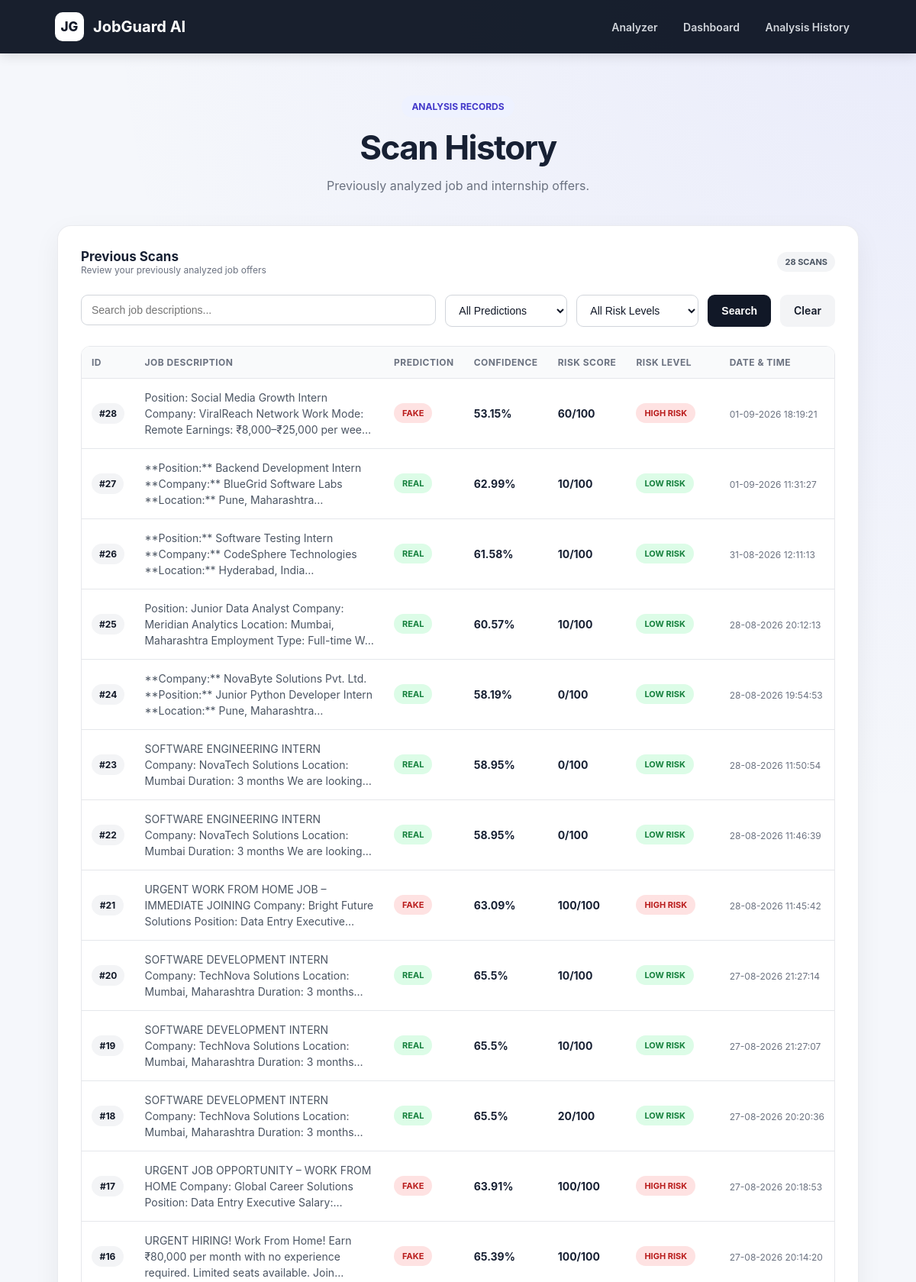
The app's page /history (upper part) with its own data.
### tables this page shows
CREATE TABLE scans (
            id INTEGER PRIMARY KEY AUTOINCREMENT,
            job_description TEXT NOT NULL,
            prediction TEXT NOT NULL,
            confidence REAL NOT NULL,
            risk_score INTEGER NOT NULL,
            risk_level TEXT NOT NULL,
            scan_time TEXT NOT NULL
        , red_flags TEXT);

### app.py (the view)
@app.route("/history")
def history():
    search_text = request.args.get(
        "search",
        ""
    )
    prediction_filter = request.args.get(
        "prediction",
        "ALL"
    ).upper()
    risk_filter = request.args.get(
        "risk",
        "ALL"
    ).upper()
    if prediction_filter not in [
        "ALL",
        "REAL",
        "FAKE"
    ]:
        prediction_filter = "ALL"
    if risk_filter not in [
        "ALL",
        "LOW RISK",
        "MEDIUM RISK",
        "HIGH RISK"
    ]:
        risk_filter = "ALL"
    scans = get_history(
        search_text,
        prediction_filter,
        risk_filter
    )
    return render_template(
        "history.html",
        scans=scans,
        search_text=search_text,
        prediction_filter=prediction_filter,
        risk_filter=risk_filter
    )

### app.py (called while the page is built, shortened)
def get_history(
    search_text="",
    prediction_filter="ALL",
    risk_filter="ALL"
):
    conn = sqlite3.connect(DATABASE)
    conn.row_factory = sqlite3.Row
    cursor = conn.cursor()
    query = """
        SELECT *
        FROM scans
        WHERE 1 = 1
    """
    parameters = []
    query += """
        ORDER BY id DESC
    """
    cursor.execute(
        query,
        parameters
    )
    scans = cursor.fetchall()
    conn.close()
    return scans

### templates/history.html (shortened to what this page needs)
<!DOCTYPE html>
<html lang="en">
<head>
    <link rel="stylesheet"
          href="{{ url_for('static', filename='style.css') }}">
</head>
<body>
<nav class="navbar">
    <div class="brand">
        <div class="brand-icon">
            JG
        </div>
        <div class="brand-name">
            JobGuard AI
        </div>
    </div>
    <div class="nav-links">
        <a href="/" class="nav-link">
            Analyzer
        </a>
        <a href="/dashboard" class="nav-link">
            Dashboard
        </a>
        <a href="/history" class="nav-link">
            Analysis History
        </a>
    </div>
</nav>
<main class="container">
    <section class="header">
        <div class="badge">
            ANALYSIS RECORDS
        </div>
        <h1>
            Scan History
        </h1>
        <p>
            Previously analyzed job and internship offers.
        </p>
    </section>
    <div class="card history-card">
        {% if scans %}
        <div class="history-top">
            <div>
                <div class="input-title">
                    Previous Scans
                </div>
                <div class="input-hint">
                    Review your previously analyzed job offers
                </div>
            </div>
            <div class="result-tag">
                {{ scans|length }} SCANS
            </div>
        </div>
        <form
            method="GET"
            action="{{ url_for('history') }}"
            class="history-controls"
        >
            <div class="history-search">
                <input
                    type="text"
                    name="search"
                    placeholder="Search job descriptions..."
                    value="{{ search_text }}"
                >
            </div>
            <div class="history-filter">
                <select name="prediction">
                    <option
                        value="ALL"
                        {% if prediction_filter == "ALL" %}
                            selected
                        {% endif %}
                    >
                        All Predictions
                    </option>
                </select>
            </div>
            <div class="history-filter">
                <select name="risk">
                    <option
                        value="ALL"
                        {% if risk_filter == "ALL" %}
                            selected
                        {% endif %}
                    >
                        All Risk Levels
                    </option>
                </select>
            </div>
            <button
                type="submit"
                class="history-button"
            >
                Search
            </button>
            <a
                href="{{ url_for('history') }}"
                class="clear-button"
            >
                Clear
            </a>
        </form>
        <div class="table-wrapper">
            <table>
                <thead>
                    <tr>
                        <th>ID</th>
                        <th>
                            Job Description
                        </th>
                        <th>
                            Prediction
                        </th>
                        <th>
                            Confidence
                        </th>
                        <th>
                            Risk Score
                        </th>
                        <th>
                            Risk Level
                        </th>
                        <th>
                            Date & Time
                        </th>
                    </tr>
                </thead>
                <tbody>
                {% for scan in scans %}
                <tr>
                    <td>
                        <a
                            href="{{ url_for('scan_details', scan_id=scan['id']) }}"
                            class="id-badge"
                            title="View scan details"
                        >
                            #{{ scan["id"] }}
                        </a>
                    </td>
                    <td>
                        <div class="history-description">
                            {{ scan["job_description"] }}
                        </div>
                    </td>
                    <td>
                        <span
                            class="prediction-badge"
                            data-prediction="{{ scan['prediction']|lower }}"
                        >
                            {{ scan["prediction"].upper() }}
                        </span>
                    </td>
                    <td>
                        <strong>
                            {{ scan["confidence"] }}%
                        </strong>
                    </td>
                    <td>
                        <strong>
                            {{ scan["risk_score"] }}/100
                        </strong>
                    </td>
                    <td>
                        <span
                            class="risk-badge"
                            data-risk="{{ scan['risk_level']|lower }}"
                        >
                            {{ scan["risk_level"] }}
                        </span>
                    </td>
                    <td>
                        <span class="date-text">
                            {{ scan["scan_time"] }}
                        </span>
                    </td>
                </tr>
                {% endfor %}
                </tbody>
            </table>
        </div>
        {% endif %}
    </div>
</main>
</body>
</html>

### static/style.css (style rules this page uses)
* { box-sizing: border-box; margin: 0; padding: 0; }
:root { --background: #f5f7fb; --card: #ffffff; --text: #172033; --muted: #6b7280; --border: #e5e7eb; --primary: #111827; --primary-hover: #1f2937; --green: #16a34a; --green-bg: #dcfce7; --orange: #d97706; --orange-bg: #fef3c7; --red: #dc2626; --red-bg: #fee2e2; }
body { min-height: 100vh; background: radial-gradient( circle at top right, rgba(99, 102, 241, 0.08), transparent 30% ), var(--background); color: var(--text); font-family: Inter, Arial, sans-serif; }
.navbar { height: 70px; padding: 0 6%; background: rgba(17, 24, 39, 0.97); color: white; display: flex; align-items: center; justify-content: space-between; box-shadow: 0 3px 15px rgba(0, 0, 0, 0.12); }
.brand { display: flex; align-items: center; gap: 12px; }
.brand-icon { width: 38px; height: 38px; border-radius: 10px; background: white; color: #111827; display: flex; align-items: center; justify-content: center; font-weight: 800; font-size: 17px; }
.brand-name { font-size: 20px; font-weight: 750; }
.nav-link { color: #d1d5db; text-decoration: none; font-size: 14px; font-weight: 600; padding: 9px 15px; border-radius: 8px; transition: 0.2s; }
.container { width: min(1050px, 92%); margin: 0 auto; padding: 55px 0; }
.header { text-align: center; margin-bottom: 38px; }
.badge { display: inline-block; padding: 7px 13px; background: #eef2ff; color: #4338ca; border-radius: 30px; font-size: 12px; font-weight: 700; margin-bottom: 15px; }
.header h1 { font-size: clamp(30px, 5vw, 44px); line-height: 1.12; letter-spacing: -1.5px; margin-bottom: 13px; }
.header p { color: var(--muted); font-size: 16px; line-height: 1.6; }
.card { background: var(--card); border: 1px solid rgba(229, 231, 235, 0.8); border-radius: 18px; padding: 30px; box-shadow: 0 12px 35px rgba(15, 23, 42, 0.06); margin-bottom: 25px; }
.input-title { font-size: 17px; font-weight: 750; }
.input-hint { color: var(--muted); font-size: 12px; }
.result-tag { font-size: 11px; font-weight: 700; padding: 6px 10px; background: #f3f4f6; color: #4b5563; border-radius: 20px; }
.history-card { overflow: hidden; }
.history-top { display: flex; align-items: center; justify-content: space-between; margin-bottom: 22px; }
.table-wrapper { width: 100%; overflow-x: auto; border: 1px solid var(--border); border-radius: 12px; }
table { width: 100%; min-width: 950px; border-collapse: collapse; background: white; }
th { padding: 14px 15px; background: #111827; color: white; text-align: left; font-size: 11px; text-transform: uppercase; letter-spacing: 0.5px; white-space: nowrap; }
td { padding: 15px; border-bottom: 1px solid var(--border); vertical-align: middle; font-size: 13px; }
.history-description { max-width: 350px; line-height: 1.5; color: #4b5563; display: -webkit-box; -webkit-line-clamp: 3; line-clamp: 3; -webkit-box-orient: vertical; overflow: hidden; }
.id-badge { display: inline-block; padding: 5px 8px; background: #f3f4f6; color: #4b5563; border-radius: 6px; font-size: 11px; font-weight: 700; }
.prediction-badge { display: inline-block; padding: 6px 10px; border-radius: 20px; font-size: 10px; font-weight: 800; white-space: nowrap; background: #f3f4f6; color: #374151; }
.prediction-badge[data-prediction="real"] { background: var(--green-bg); color: var(--green); }
.prediction-badge[data-prediction="fake"] { background: var(--red-bg); color: var(--red); }
.risk-badge { display: inline-block; padding: 6px 10px; border-radius: 20px; font-size: 10px; font-weight: 800; white-space: nowrap; background: #f3f4f6; color: #374151; }
.risk-badge[data-risk="low risk"] { background: var(--green-bg); color: var(--green); }
.risk-badge[data-risk="high risk"] { background: var(--red-bg); color: var(--red); }
.date-text { color: #6b7280; white-space: nowrap; font-size: 12px; }

### records on screen
scans: id "28", job_description "Position: Social Media Growth Intern Company: ViralReach Network Work Mode: Remote Earnings: ₹8,000–₹25,000 per…", prediction "FAKE", confidence "53.15", risk_score "60", risk_level "HIGH RISK", scan_time "01-09-2026 18:19:21"
scans: id "27", job_description "**Position:** Backend Development Intern **Company:** BlueGrid Software Labs **Location:** Pune,…", prediction "REAL", confidence "62.99", risk_score "10", risk_level "LOW RISK", scan_time "01-09-2026 11:31:27"
scans: id "26", job_description "**Position:** Software Testing Intern **Company:** CodeSphere Technologies **Location:** Hyderabad,…", prediction "REAL", confidence "61.58", risk_score "10", risk_level "LOW RISK", scan_time "31-08-2026 12:11:13"
scans: id "25", job_description "Position: Junior Data Analyst Company: Meridian Analytics Location: Mumbai, Maharashtra Employment Type: Full-time…", prediction "REAL", confidence "60.57", risk_score "10", risk_level "LOW RISK", scan_time "28-08-2026 20:12:13"
scans: id "24", job_description "**Company:** NovaByte Solutions Pvt. Ltd. **Position:** Junior Python Developer Intern **Location:** Pune,…", prediction "REAL", confidence "58.19", risk_score "0", risk_level "LOW RISK", scan_time "28-08-2026 19:54:53"
scans: id "23", job_description "SOFTWARE ENGINEERING INTERN Company: NovaTech Solutions Location: Mumbai Duration: 3 months We are…", prediction "REAL", confidence "58.95", risk_score "0", risk_level "LOW RISK", scan_time "28-08-2026 11:50:54"
scans: id "22", job_description "SOFTWARE ENGINEERING INTERN Company: NovaTech Solutions Location: Mumbai Duration: 3 months We are…", prediction "REAL", confidence "58.95", risk_score "0", risk_level "LOW RISK", scan_time "28-08-2026 11:46:39"
scans: id "21", job_description "URGENT WORK FROM HOME JOB – IMMEDIATE JOINING Company: Bright Future Solutions Position: Data Entry…", prediction "FAKE", confidence "63.09", risk_score "100", risk_level "HIGH RISK", scan_time "28-08-2026 11:45:42"
scans: id "20", job_description "SOFTWARE DEVELOPMENT INTERN Company: TechNova Solutions Location: Mumbai, Maharashtra Duration: 3…", prediction "REAL", confidence "65.5", risk_score "10", risk_level "LOW RISK", scan_time "27-08-2026 21:27:14"
scans: id "19", job_description "SOFTWARE DEVELOPMENT INTERN Company: TechNova Solutions Location: Mumbai, Maharashtra Duration: 3…", prediction "REAL", confidence "65.5", risk_score "10", risk_level "LOW RISK", scan_time "27-08-2026 21:27:07"
scans: id "18", job_description "SOFTWARE DEVELOPMENT INTERN Company: TechNova Solutions Location: Mumbai, Maharashtra Duration: 3…", prediction "REAL", confidence "65.5", risk_score "20", risk_level "LOW RISK", scan_time "27-08-2026 20:20:36"
scans: id "17", job_description "URGENT JOB OPPORTUNITY – WORK FROM HOME Company: Global Career Solutions Position: Data Entry Executive…", prediction "FAKE", confidence "63.91", risk_score "100", risk_level "HIGH RISK", scan_time "27-08-2026 20:18:53"
scans: id "16", job_description "URGENT HIRING! Work From Home! Earn ₹80,000 per month with no experience required. Limited seats available.…", prediction "FAKE", confidence "65.39", risk_score "100", risk_level "HIGH RISK", scan_time "27-08-2026 20:14:20"

### other values on screen
{{ scans|length }} "28"
